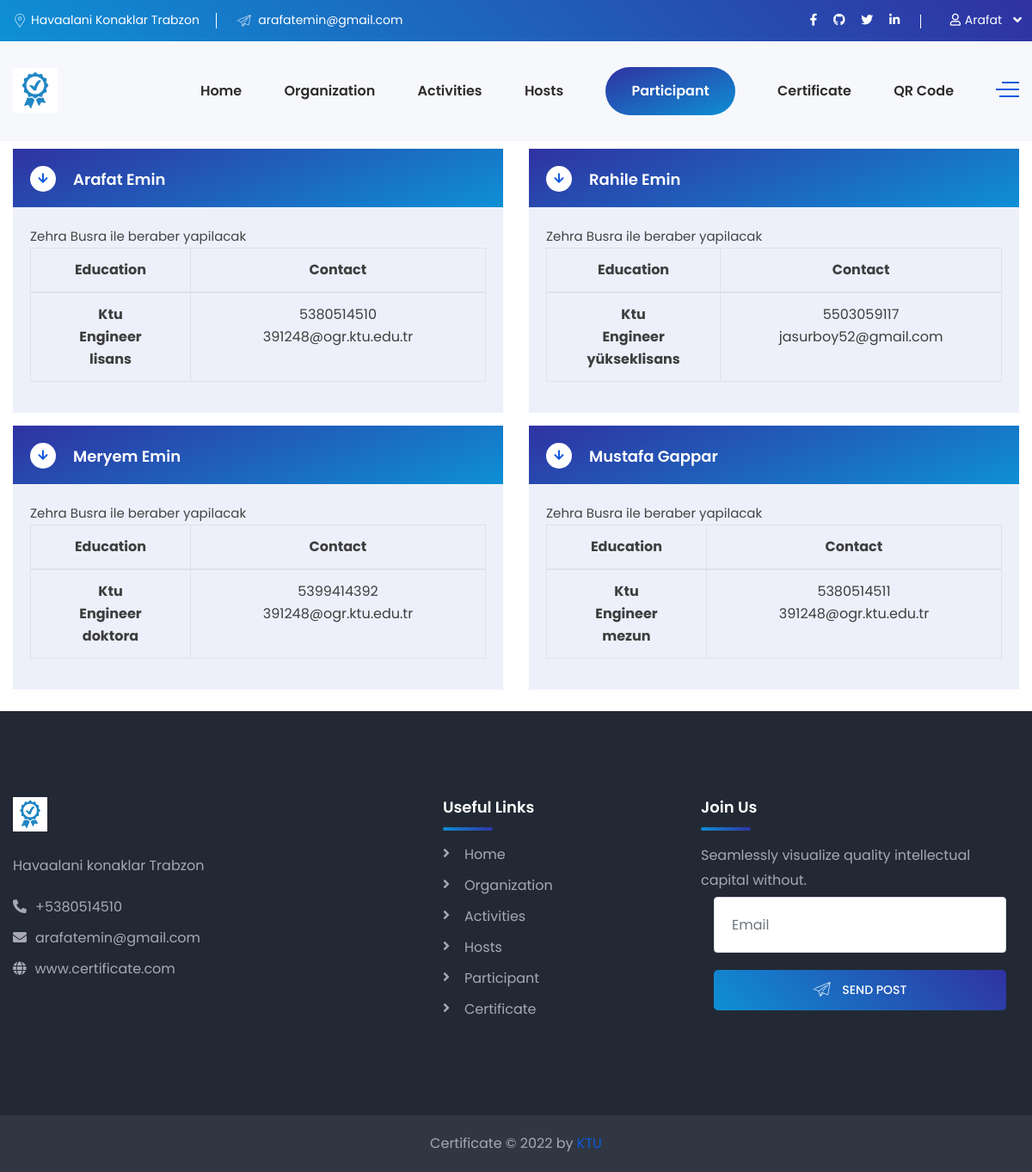
Screenshot of /participants/ (signed in) with the database file from the repository.
### Certificate/models.py (models this page shows, shortened)
class Participant(models.Model):
    name = models.CharField(max_length=64, null=False, blank=False)
    surname = models.CharField(max_length=64, null=False, blank=False)
    activity_name = models.ManyToManyField('Activity', )
    university = models.CharField(max_length=64, null=False, blank=False)
    department = models.CharField(max_length=64, null=False, blank=False)
    edu_deg = models.CharField(max_length=64, blank=False, null=False, choices=level_of_education)
    phone_number = models.CharField(max_length=11, blank=False, null=False)
    email = models.EmailField(max_length=32, blank=False, null=False)

### Certificate/views.py (the view)
# urls.py: path('participants/', participantsView, name="participants"),
@login_required(login_url='login')
def participantsView(request):
    participants = Participant.objects.all()
    participantss = Participant.objects.all()
    activities = Activity.objects.all()
    context = {
        'participants': participants,
        'participantss': participantss,
        'activities': activities
    }
    return render(request, 'participant.html', context)

### templates/participant.html (shortened to what this page needs)
{% extends 'base.html' %}
{% load static %}
{% block content %}
    <body>
    <section class="request-a-call-back pdt-10 pdb-10" data-background="img/bg/6.html">
        <div class="container">
            <div class="row">
                {% if participants %}
                    {% for participant in participants %}
                        <div class="col-lg-6">
                            <div class="faq-block">
                                <div class="accordion">
                                    <div class="accordion-item">
                                        <div class="accordion-header active">
                                            <h5 class="title">{{ participant.name }} {{ participant.surname }}</h5>
                                            <span class="fas fa-arrow-right"></span>
                                        </div>
                                        <div class="accordion-body">
                                            <table class="table table-bordered">
                                                <thead>
                                                <tr style="text-align: center">
                                                    <th scope="col">Education</th>
                                                    <th scope="col">Contact</th>
                                                </tr>
                                                </thead>
                                                <tbody>
                                                <tr style="text-align: center">
                                                    <th rowspan="3">{{ participant.university }}<br> {{ participant.department }}
                                                        <br> {{ participant.edu_deg }}</th>
                                                    <td rowspan="2">{{ participant.phone_number }}
                                                        <br> {{ participant.email }} </td>
                                                </tr>
                                                </tbody>
                                                <p>Zehra Busra ile beraber yapilacak</p>
                                            </table>
                                        </div>
                                    </div>
                                </div>
                            </div>
                        </div>
                    {% endfor %}
                {% endif %}
            </div>
        </div>
    </section>
    </body>
{% endblock %}

### templates/base.html (shortened to what this page needs)
{% load static %}
<!DOCTYPE html>
<html lang="en">
<head>
    <link rel="stylesheet" href="{% static 'css/style.css' %}">
    <link rel="stylesheet" href="{% static 'css/responsive.css' %}">
</head>
<header class="header-style-two">
    <div class="header-wrapper">
        <div class="header-top-area bg-gradient-color d-none d-lg-block">
            <div class="container">
                <div class="row">
                    <div class="col-lg-6 header-top-left-part">
                        <span class="address"><i class="webexflaticon flaticon-placeholder-1"></i>Havaalani Konaklar Trabzon</span>
                        <span class="phone"><i class="webexflaticon flaticon-send"></i> arafatemin@gmail.com</span>
                    </div>
                    <div class="col-lg-6 header-top-right-part text-right">
                        <ul class="social-links">
                            <li><a href="https://www.facebook.com/" target="_blank"><i
                                    class="fab fa-facebook-f"></i></a></li>
                            <li><a href="https://github.com/AERBATI-61" target="_blank"><i
                                    class="fab fa-github"></i></a></li>
                            <li><a href="https://twitter.com/" target="_blank"><i class="fab fa-twitter"></i></a></li>
                            <li><a href="https://www.linkedin.com/feed/" target="_blank"><i
                                    class="fab fa-linkedin-in"></i></a></li>
                        </ul>
                        <div class="language">
                            {% if user.is_authenticated %}
                                <a class="language-btn" href="#"><i class="fas fa-user"
                                                                    style="margin: 0.3rem"></i>{{ user|truncatechars:6 }}
                                </a>
                            {% else %}
                                <a class="language-btn" href="{% url 'login' %}"><i class="fas fa-user"
                                                                                    style="margin: 0.3rem"></i>User</a>
                            {% endif %}
                        </div>
                    </div>
                </div>
            </div>
        </div>
        <div class="header-navigation-area two-layers-header header-middlee bt_stick bt_sticky">
            <div class="container">
                <div class="row">
                    <div class="col-md-12">
                        <a class="navbar-brand logo f-left mrt-10 mrt-md-0" href="{% url 'index' %}">
                            <img id="logo-image" class="img-center" src="{% static 'images/certificat.jpg' %}" alt="">
                        </a>
                        <div class="header-searchbox-style-two d-none d-xl-block">
                            <div class="side-panel side-panel-trigger text-right d-none d-lg-block">
                                <span class="bar1"></span>
                                <span class="bar2"></span>
                                <span class="bar3"></span>
                            </div>
                        </div>
                        <div class="main-menu f-right degistirecem">
                            <nav id="mobile-menu-right">
                                <ul id="menu">
                                    <li><a href="{% url 'index' %}">Home</a></li>
                                    <li><a href="{% url 'organizations' %}">Organization</a></li>
                                    <li><a href="{% url 'activity' %}">Activities</a></li>
                                    <li><a href="{% url 'hosts' %}">Hosts</a></li>
                                    <li><a href="{% url 'participants' %}">Participant</a></li>
                                    {% if request.user.is_staff %}
                                        <li><a href="{% url 'certificalar' %}">Certificate</a></li>
                                    {% endif %}
                                    {% if request.user.is_staff %}
                                        <li><a href="{% url 'qr' %}">QR Code</a></li>
                                    {% endif %}
                                </ul>
                            </nav>
                        </div>
                    </div>
                </div>
            </div>
        </div>
    </div>
</header>
{% block content %}
{% endblock %}
<footer class="footer">
    <div class="footer-main-area" data-background="images/footer-bg.png">
        <div class="container">
            <div class="row">
                <div class="col-xl-5 col-lg-6 col-md-6">
                    <div class="widget footer-widget">
                        <a class="mrb-20" href="{% url 'index' %}">
                            <img width="40" height="40" id="logo-image" class="img-center"
                                 src="{% static 'images/certificat.jpg' %}" alt="">
                        </a><br> <br>
                        <address class="mrb-25">
                            <p class="text-light-gray">Havaalani konaklar Trabzon</p>
                            <div class="mrb-10"><a href="#" class="text-light-gray"><i
                                    class="fas fa-phone-alt mrr-10"></i>+5380514510</a></div>
                            <div class="mrb-10"><a href="#" class="text-light-gray"><i
                                    class="fas fa-envelope mrr-10"></i>arafatemin@gmail.com</a></div>
                            <div class="mrb-0"><a href="#" class="text-light-gray"><i class="fas fa-globe mrr-10"></i>www.certificate.com</a>
                            </div>
                        </address>
                    </div>
                </div>
                <div class="col-xl-3 col-lg-6 col-md-6">
                    <div class="widget footer-widget ">
                        <div>
                            <h5 class="widget-title text-white mrb-30">Useful Links</h5>
                            <ul class="footer-widget-list">
                                <li><a href="{% url 'index' %}">Home</a></li>
                                <li><a href="{% url 'organizations' %}">Organization</a></li>
                                <li><a href="{% url 'activity' %}">Activities</a></li>
                                <li><a href="{% url 'hosts' %}">Hosts</a></li>
                                <li><a href="{% url 'participants' %}">Participant</a></li>
                                {% if request.user.is_staff %}
                                    <li><a href="{% url 'certificalar' %}">Certificate</a></li>
                                {% endif %}
                            </ul>
                        </div>
                    </div>
                </div>
                <div class="col-xl-4 col-lg-6 col-md-6">
                    <div class="widget footer-widget">
                        <h5 class="widget-title text-white mrb-30">Join Us</h5>
                        <p class="text-light-gray mb-1">Seamlessly visualize quality intellectual capital without.</p>
                        <form action="{% url 'contactview' %}" method="post">
                            <div class="col-lg-12">
                                <div>
                                    <input type="email" name="email" required placeholder="Email"
                                           class="form-control">
                                </div>
                            </div>
                            <div class="col-lg-12 ">
                                <div class=" mrb-0">
                                    <button type="submit"
                                            class="cs-btn-one btn-gradient-color btn-sm has-icon mrt-20 btn-block"><i
                                            class="webexflaticon flaticon-send"></i>
                                        Send Post
                                    </button>
                                </div>
                            </div>
                        </form>
                    </div>
                </div>
            </div>
        </div>
    </div>
    <div class="footer-bottom-area">
        <div class="container">
            <div class="row">
                <div class="col-xl-12">
                    <div class="text-center">
                        <span class="text-light-gray">Certificate © 2022 by <a class="text-primary-color"
                                                                               target="_blank"
                                                                               href="https://www.ktu.edu.tr/">KTU</a></span>
                    </div>
                </div>
            </div>
        </div>
    </div>
</footer>

### templates/base.html (style rules this page uses)
.Active { background: linear-gradient(-20deg, #0E90D5, #3032A2) !important; color: #fff !important; padding: 15px 30px 15px 30px !important; border-radius: 30px; text-decoration: none; }

### rows the page displays
Participant: name "Arafat", surname "Emin", university "Ktu", department "Engineer", edu_deg "lisans", phone_number "5380514510", email "391248@ogr.ktu.edu.tr"
Participant: name "Rahile", surname "Emin", university "Ktu", department "Engineer", edu_deg "yükseklisans", phone_number "5503059117", email "jasurboy52@gmail.com"
Participant: name "Meryem", surname "Emin", university "Ktu", department "Engineer", edu_deg "doktora", phone_number "5399414392", email "391248@ogr.ktu.edu.tr"
Participant: name "Mustafa", surname "Gappar", university "Ktu", department "Engineer", edu_deg "mezun", phone_number "5380514511", email "391248@ogr.ktu.edu.tr"

### other values shown
{{ user|truncatechars:6 }} "Arafat"
